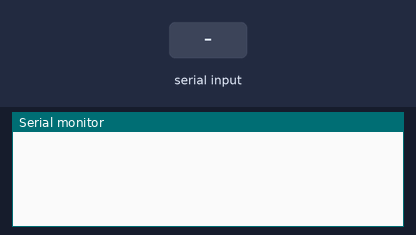
Recording of a sketch running on a simulated Arduino Uno, built with avr-gcc and run on an emulated ATmega328P. Shown: the last lines printed to the serial monitor. The inputs (shaded band) are chosen by the test bench.

Above: at 1.2 s.
1.3 s: "90,45\n" received over Serial
At 2.2 s:
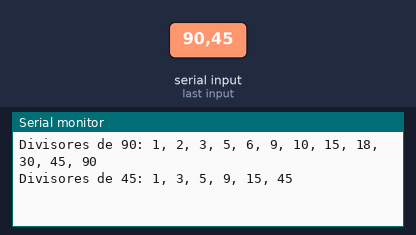
2.8 s: "30,150\n" received over Serial
At 3.2 s:
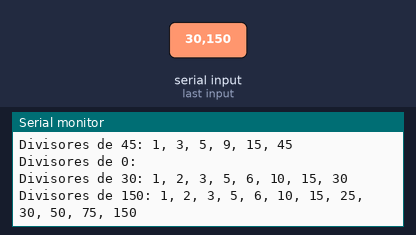
4.3 s: "5\n" received over Serial
At 5.7 s:
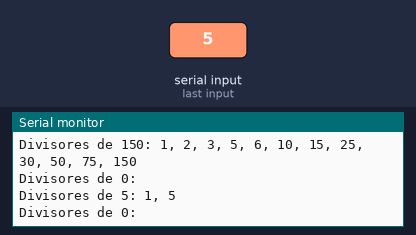

The sketch:

divisores.ino
```cpp
void setup()
{
  Serial.begin(9600);
}

void loop()
{
  if(Serial.available())
  {
    int input = Serial.parseInt();

    String lista = "";

    for(int i = 1; i <= input; i++)
    {
      if(input % i == 0) lista += String(i) + ", ";
    }

    lista = lista.substring(0, lista.length() - 2);

    Serial.println("Divisores de " + String(input) + ": " + lista);
  }
}
```

Measured:
- after the input at 1.3 s, the serial monitor: prints a new line at once (image 1)
- after the input at 2.8 s, the serial monitor: prints a new line at once (image 2)
- after the input at 4.3 s, the serial monitor: prints a new line at once (image 3)
